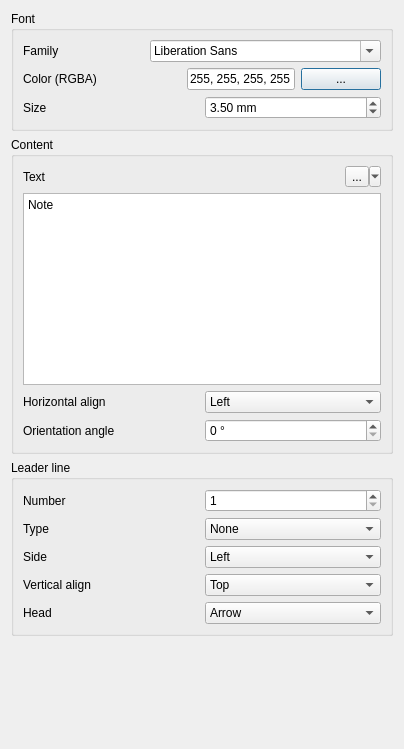
<?xml version="1.0" encoding="UTF-8"?>
<ui version="4.0">
 <class>Dialog</class>
 <widget class="QDialog" name="Dialog">
  <property name="geometry">
   <rect>
    <x>0</x>
    <y>0</y>
    <width>404</width>
    <height>749</height>
   </rect>
  </property>
  <property name="windowTitle">
   <string>Dialog</string>
  </property>
  <layout class="QGridLayout" name="gridLayout">
   <item row="1" column="0">
    <widget class="QGroupBox" name="groupBox_2">
     <property name="title">
      <string>Content</string>
     </property>
     <layout class="QVBoxLayout" name="verticalLayout_2">
      <item>
       <layout class="QHBoxLayout" name="horizontalLayout_3">
        <item>
         <widget class="QLabel" name="label_5">
          <property name="text">
           <string>Text</string>
          </property>
         </widget>
        </item>
        <item>
         <widget class="QToolButton" name="insert_symbol">
          <property name="text">
           <string>...</string>
          </property>
          <property name="popupMode">
           <enum>QToolButton::MenuButtonPopup</enum>
          </property>
          <property name="toolButtonStyle">
           <enum>Qt::ToolButtonIconOnly</enum>
          </property>
          <property name="autoRaise">
           <bool>false</bool>
          </property>
          <property name="arrowType">
           <enum>Qt::NoArrow</enum>
          </property>
         </widget>
        </item>
       </layout>
      </item>
      <item>
       <widget class="QPlainTextEdit" name="text_widget">
        <property name="frameShadow">
         <enum>QFrame::Sunken</enum>
        </property>
        <property name="plainText">
         <string>Note</string>
        </property>
       </widget>
      </item>
      <item>
       <layout class="QHBoxLayout" name="horizontalLayout_4">
        <item>
         <widget class="QLabel" name="label_6">
          <property name="text">
           <string>Horizontal align</string>
          </property>
         </widget>
        </item>
        <item>
         <widget class="QComboBox" name="horizontal_align">
          <item>
           <property name="text">
            <string>Left</string>
           </property>
          </item>
          <item>
           <property name="text">
            <string>Center</string>
           </property>
          </item>
          <item>
           <property name="text">
            <string>Right</string>
           </property>
          </item>
          <item>
           <property name="text">
            <string>Justify</string>
           </property>
          </item>
         </widget>
        </item>
       </layout>
      </item>
      <item>
       <layout class="QHBoxLayout" name="horizontalLayout_5">
        <item>
         <widget class="QLabel" name="label_7">
          <property name="text">
           <string>Orientation angle</string>
          </property>
         </widget>
        </item>
        <item>
         <widget class="QSpinBox" name="orientation_angle">
          <property name="suffix">
           <string> °</string>
          </property>
          <property name="maximum">
           <number>359</number>
          </property>
         </widget>
        </item>
       </layout>
      </item>
     </layout>
    </widget>
   </item>
   <item row="2" column="0">
    <widget class="QGroupBox" name="groupBox_3">
     <property name="title">
      <string>Leader line</string>
     </property>
     <layout class="QGridLayout" name="gridLayout_4">
      <item row="2" column="0">
       <widget class="QLabel" name="label_10">
        <property name="text">
         <string>Side</string>
        </property>
       </widget>
      </item>
      <item row="2" column="1">
       <widget class="QComboBox" name="leader_side">
        <item>
         <property name="text">
          <string>Left</string>
         </property>
        </item>
        <item>
         <property name="text">
          <string>Right</string>
         </property>
        </item>
       </widget>
      </item>
      <item row="1" column="1">
       <widget class="QComboBox" name="leader_type">
        <item>
         <property name="text">
          <string>None</string>
         </property>
        </item>
        <item>
         <property name="text">
          <string>Straight Leader</string>
         </property>
        </item>
        <item>
         <property name="text">
          <string>Bent Leader</string>
         </property>
        </item>
        <item>
         <property name="text">
          <string>End Bent Leader</string>
         </property>
        </item>
       </widget>
      </item>
      <item row="1" column="0">
       <widget class="QLabel" name="label_8">
        <property name="text">
         <string>Type</string>
        </property>
       </widget>
      </item>
      <item row="3" column="0">
       <widget class="QLabel" name="label_9">
        <property name="text">
         <string>Vertical align</string>
        </property>
       </widget>
      </item>
      <item row="0" column="1">
       <widget class="QSpinBox" name="leader_number">
        <property name="minimum">
         <number>1</number>
        </property>
        <property name="value">
         <number>1</number>
        </property>
       </widget>
      </item>
      <item row="3" column="1">
       <widget class="QComboBox" name="leader_valign">
        <item>
         <property name="text">
          <string>Top</string>
         </property>
        </item>
        <item>
         <property name="text">
          <string>Center</string>
         </property>
        </item>
        <item>
         <property name="text">
          <string>Bottom</string>
         </property>
        </item>
       </widget>
      </item>
      <item row="0" column="0">
       <widget class="QLabel" name="label_11">
        <property name="text">
         <string>Number</string>
        </property>
       </widget>
      </item>
      <item row="4" column="0">
       <widget class="QLabel" name="label_12">
        <property name="text">
         <string>Head</string>
        </property>
       </widget>
      </item>
      <item row="4" column="1">
       <widget class="QComboBox" name="leader_head">
        <item>
         <property name="text">
          <string>Arrow</string>
         </property>
        </item>
        <item>
         <property name="text">
          <string>Dot</string>
         </property>
        </item>
        <item>
         <property name="text">
          <string>None</string>
         </property>
        </item>
       </widget>
      </item>
     </layout>
    </widget>
   </item>
   <item row="0" column="0">
    <widget class="QGroupBox" name="groupBox">
     <property name="title">
      <string>Font</string>
     </property>
     <layout class="QVBoxLayout" name="verticalLayout">
      <item>
       <layout class="QHBoxLayout" name="horizontalLayout_2">
        <item>
         <widget class="QLabel" name="label">
          <property name="text">
           <string>Family</string>
          </property>
         </widget>
        </item>
        <item>
         <widget class="QFontComboBox" name="font_family"/>
        </item>
       </layout>
      </item>
      <item>
       <layout class="QHBoxLayout" name="horizontalLayout">
        <item>
         <widget class="QLabel" name="label_3">
          <property name="styleSheet">
           <string notr="true"/>
          </property>
          <property name="text">
           <string>Color (RGBA)</string>
          </property>
         </widget>
        </item>
        <item>
         <widget class="QLineEdit" name="font_color_lineEdit">
          <property name="enabled">
           <bool>true</bool>
          </property>
          <property name="sizePolicy">
           <sizepolicy hsizetype="Fixed" vsizetype="Fixed">
            <horstretch>0</horstretch>
            <verstretch>0</verstretch>
           </sizepolicy>
          </property>
          <property name="inputMask">
           <string/>
          </property>
          <property name="text">
           <string>255, 255, 255, 255</string>
          </property>
          <property name="readOnly">
           <bool>true</bool>
          </property>
         </widget>
        </item>
        <item>
         <widget class="QPushButton" name="font_color_button">
          <property name="sizePolicy">
           <sizepolicy hsizetype="Fixed" vsizetype="Fixed">
            <horstretch>0</horstretch>
            <verstretch>0</verstretch>
           </sizepolicy>
          </property>
          <property name="styleSheet">
           <string notr="true"/>
          </property>
          <property name="text">
           <string>...</string>
          </property>
         </widget>
        </item>
       </layout>
      </item>
      <item>
       <layout class="QHBoxLayout" name="horizontalLayout_6">
        <item>
         <widget class="QLabel" name="label_2">
          <property name="text">
           <string>Size</string>
          </property>
         </widget>
        </item>
        <item>
         <widget class="QDoubleSpinBox" name="font_size">
          <property name="suffix">
           <string> mm</string>
          </property>
          <property name="singleStep">
           <double>0.500000000000000</double>
          </property>
          <property name="value">
           <double>3.500000000000000</double>
          </property>
         </widget>
        </item>
       </layout>
      </item>
     </layout>
    </widget>
   </item>
   <item row="3" column="0">
    <spacer name="verticalSpacer">
     <property name="orientation">
      <enum>Qt::Vertical</enum>
     </property>
     <property name="sizeHint" stdset="0">
      <size>
       <width>20</width>
       <height>40</height>
      </size>
     </property>
    </spacer>
   </item>
  </layout>
 </widget>
 <resources/>
 <connections/>
</ui>
